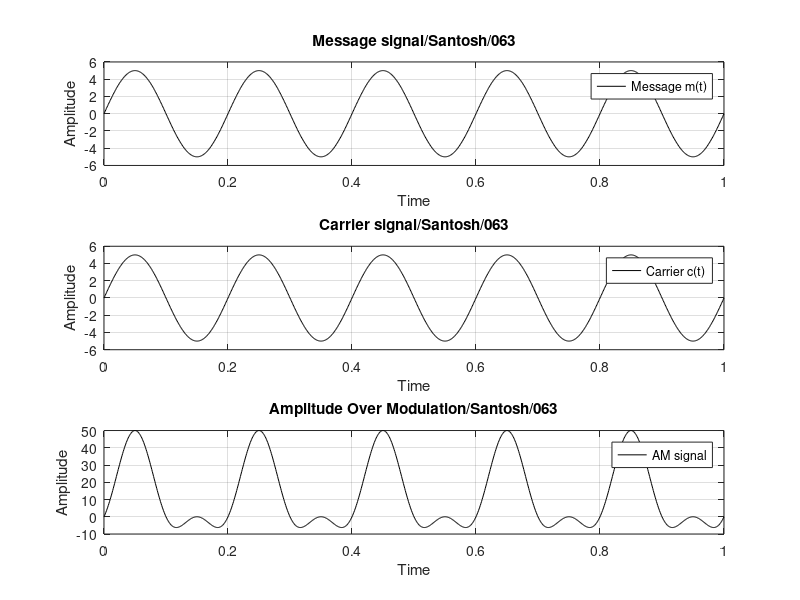

Recreate this plot in MATLAB.
% Draw a message signal, carrier signal and amplitude modulation signal

clc;
close all;
clear all;
t=0:0.001:1;
am=input('enter message amplitude ');
fm=input('enter message frequency ');
ac=input('enter carrier amplitude ');
fc=input('enter carrier frequency ');
mt=am*sin(2*pi*fm*t);
ct=ac*sin(2*pi*fc*t);
x=mt.*ct
mod=x+(ac.*ct);
subplot(311);
plot(t,mt,'black');
xlabel('Time');
ylabel('Amplitude')
title('Message signal/Santosh/063');
legend('Message m(t)');
grid on;

subplot(312);
plot(t,ct,'black');
xlabel('Time');
ylabel('Amplitude')
title('Carrier signal/Santosh/063');
legend('Carrier c(t)');
grid on;

subplot(313);
plot(t,mod,'black');
xlabel('Time');
ylabel('Amplitude')
title('Amplitude Over Modulation/Santosh/063');
legend('AM signal');
grid on;

